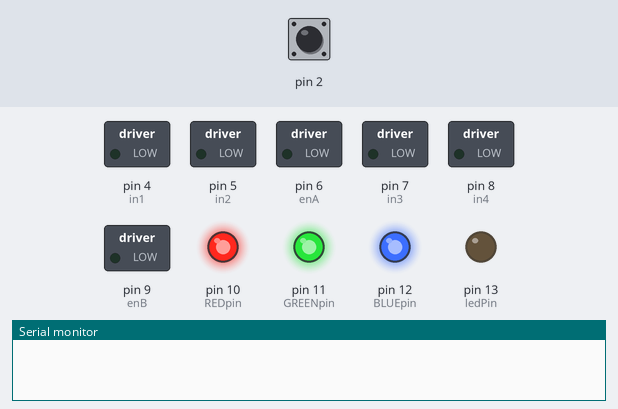
This sketch was run on a simulated Arduino Uno, built with avr-gcc and run on an emulated ATmega328P. Parts: switched loads named in the sketch (green lamp = pin HIGH), output pins drawn as LEDs (lit = HIGH), the last lines printed to the serial monitor. Inputs (shaded band) come from the test bench; at power-on: pin 2 LOW.

Above: at 1.2 s.
1.3 s: pin 2 driven HIGH
At 3.8 s:
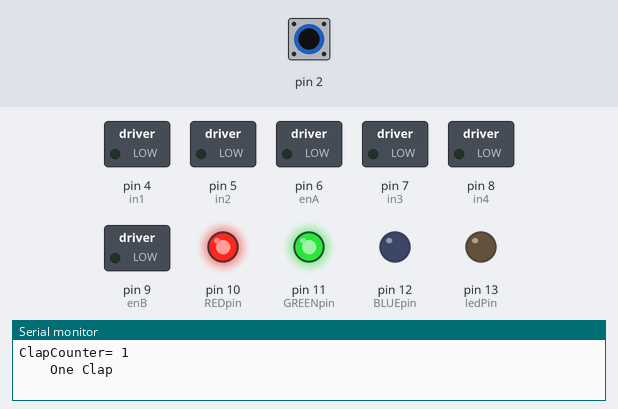
4.3 s: pin 2 pulsed LOW 2 times (0.12 s each, 0.3 s apart)
At 7.2 s:
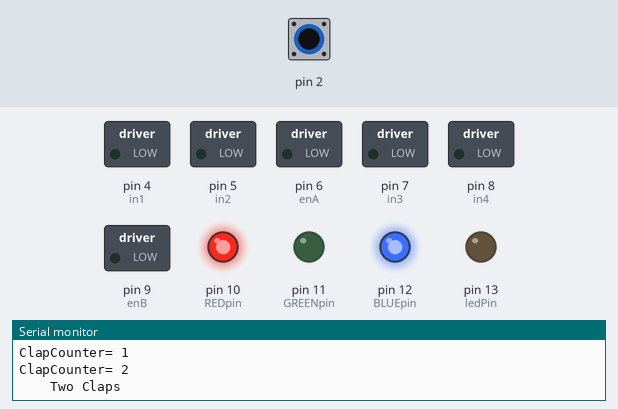
Timing chart, 0 to 9.0 s (numbered marks = the images above; inputs shaded):
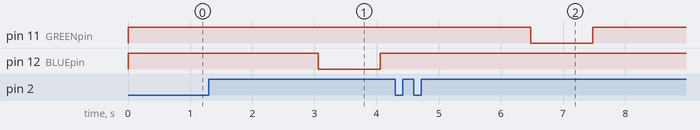

The sketch:

clapNdrive.ino
```cpp
//Sound Sensor & LED Pin
int clapCounter =0;
int timebase = 0;
int flagConfirm =0;
unsigned long startMillis;
//int led=0;
int ledPin=13;
int REDpin=10;
int BLUEpin=12;
int GREENpin=11;

//Motor Run Mode
int runMode=0; // 0=Motor Stop,1=FWD ,2= Left Turn with turnTime 3=RES
int turnTime=2000; //2sec

// connect motor controller pins to Arduino digital pins
// motor one
int enA = 6;
int in1 = 4;
int in2 = 5;
// motor two
int enB = 9;
int in3 = 7;
int in4 = 8;


void setup() {
  // set sounder sensor and LED pins
  attachInterrupt(0,IntHandler,RISING); //sound sensor interrupt
  //pinMode(ledPin, OUTPUT);
  pinMode(REDpin,OUTPUT);
  pinMode(GREENpin,OUTPUT);
  pinMode(BLUEpin,OUTPUT);
  pinMode(ledPin,OUTPUT);

  digitalWrite(REDpin,HIGH);
  digitalWrite(GREENpin,HIGH);
  digitalWrite(BLUEpin,HIGH);
  digitalWrite(ledPin,LOW);
  Serial.begin(9600);

  // set all the motor control pins to outputs
  pinMode(enA, OUTPUT);
  pinMode(enB, OUTPUT);
  pinMode(in1, OUTPUT);
  pinMode(in2, OUTPUT);
  pinMode(in3, OUTPUT);
  pinMode(in4, OUTPUT);

}


void loop() {

/* timebase is the time period allowed to detect the all the hand Clap input
 *
 */


 //Serial.println(timebase);
if (timebase>0)
    { timebase--;
      //Serial.print(timebase);
      }
else{
  if(clapCounter>0)
  {
    //noInterrupts();
    flagConfirm=1;
    if(clapCounter==1)
    {
      Serial.println("    One Clap");
      digitalWrite(BLUEpin,LOW);
      //demoOne();
      //flagConfirm=1;
      delay(1000);
      }
    if(clapCounter==2)
    {
      Serial.println("    Two Claps");
      digitalWrite(GREENpin,LOW);
            //demoTwo();
      delay(1000);
            }
    if(clapCounter==3)
    {
      Serial.println("    Three Claps");
      digitalWrite(REDpin,LOW);
      delay(1000);
            }


   }

     clapCounter=0;
     flagConfirm=0;
     //interrupts();
       //led=0;
  }


  //digitalWrite(ledPin,led);
  digitalWrite(BLUEpin,HIGH);
  digitalWrite(GREENpin,HIGH);
  digitalWrite(REDpin,HIGH);
  digitalWrite(ledPin,LOW);
  delay(7); //This delay is for timebase effectively count

}

void IntHandler()
{
  /*ClapCounter started from 1 as first Clap interrupt occur.
   */
  if (flagConfirm==1){
    digitalWrite(ledPin,HIGH);
    if (clapCounter==1){runMode=1;}
    if (clapCounter==2){runMode=2;}
    if (clapCounter==3){runMode=3;}
  }
  else{
 /*
    if (clapCounter==0){
      startMillis=millis();
      clapCounter=1;
      }
/*To stop the sound boundce causing more interrupt & flase ClapCount to occur
 * Millis() timer added
 */
    if((millis()-startMillis)>50 && flagConfirm==0){
      clapCounter++;
      startMillis=millis();
      }
    if(clapCounter>0){
      timebase= 250;
      }

  Serial.print("ClapCounter= ");
  Serial.println(clapCounter);
  }
}
```

robotCarDrive.ino
```cpp
void demoOne()
{
  // this function will run the motors in both directions at a fixed speed
  // turn on motor A
  digitalWrite(in1, HIGH);
  digitalWrite(in2, LOW);
  // set speed to 200 out of possible range 0~255
  analogWrite(enA, 200);
  // turn on motor B
  digitalWrite(in3, HIGH);
  digitalWrite(in4, LOW);
  // set speed to 200 out of possible range 0~255
  analogWrite(enB, 200);
  delay(2000);
  // now change motor directions
  digitalWrite(in1, LOW);
  digitalWrite(in2, HIGH);
  digitalWrite(in3, LOW);
  digitalWrite(in4, HIGH);
  delay(2000);
  // now turn off motors
  digitalWrite(in1, LOW);
  digitalWrite(in2, LOW);
  digitalWrite(in3, LOW);
  digitalWrite(in4, LOW);
}
void demoTwo()
{
  // this function will run the motors across the range of possible speeds
  // note that maximum speed is determined by the motor itself and the operating voltage
  // the PWM values sent by analogWrite() are fractions of the maximum speed possible
  // by your hardware
  // turn on motors
  digitalWrite(in1, LOW);
  digitalWrite(in2, HIGH);
  digitalWrite(in3, LOW);
  digitalWrite(in4, HIGH);
  // accelerate from zero to maximum speed
  for (int i = 0; i < 256; i++)
  {
    analogWrite(enA, i);
    analogWrite(enB, i);
    delay(20);
  }
  // decelerate from maximum speed to zero
  for (int i = 255; i >= 0; --i)
  {
    analogWrite(enA, i);
    analogWrite(enB, i);
    delay(20);
  }
  // now turn off motors
  digitalWrite(in1, LOW);
  digitalWrite(in2, LOW);
  digitalWrite(in3, LOW);
  digitalWrite(in4, LOW);
}
```

Measured:
- after the input at 1.3 s, pin 12 (BLUEpin): HIGH → LOW after 1.8 s, → HIGH 1.0 s later
- after the input at 4.3 s, pin 11 (GREENpin): HIGH → LOW after 2.2 s, → HIGH 1.0 s later
